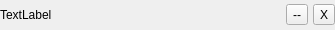
<?xml version="1.0" encoding="UTF-8"?>
<ui version="4.0">
 <class>test</class>
 <widget class="QWidget" name="test">
  <property name="geometry">
   <rect>
    <x>0</x>
    <y>0</y>
    <width>335</width>
    <height>30</height>
   </rect>
  </property>
  <property name="sizePolicy">
   <sizepolicy hsizetype="Preferred" vsizetype="Fixed">
    <horstretch>0</horstretch>
    <verstretch>0</verstretch>
   </sizepolicy>
  </property>
  <property name="minimumSize">
   <size>
    <width>0</width>
    <height>30</height>
   </size>
  </property>
  <property name="maximumSize">
   <size>
    <width>16777215</width>
    <height>30</height>
   </size>
  </property>
  <layout class="QHBoxLayout" name="horizontalLayout">
   <property name="spacing">
    <number>5</number>
   </property>
   <property name="leftMargin">
    <number>0</number>
   </property>
   <property name="topMargin">
    <number>0</number>
   </property>
   <property name="rightMargin">
    <number>0</number>
   </property>
   <property name="bottomMargin">
    <number>0</number>
   </property>
   <item>
    <widget class="QLabel" name="Title">
     <property name="text">
      <string>TextLabel</string>
     </property>
    </widget>
   </item>
   <item>
    <widget class="QToolButton" name="toolButton">
     <property name="text">
      <string>--</string>
     </property>
    </widget>
   </item>
   <item>
    <widget class="QToolButton" name="toolButton_2">
     <property name="text">
      <string>X</string>
     </property>
    </widget>
   </item>
  </layout>
 </widget>
 <resources/>
 <connections/>
</ui>
